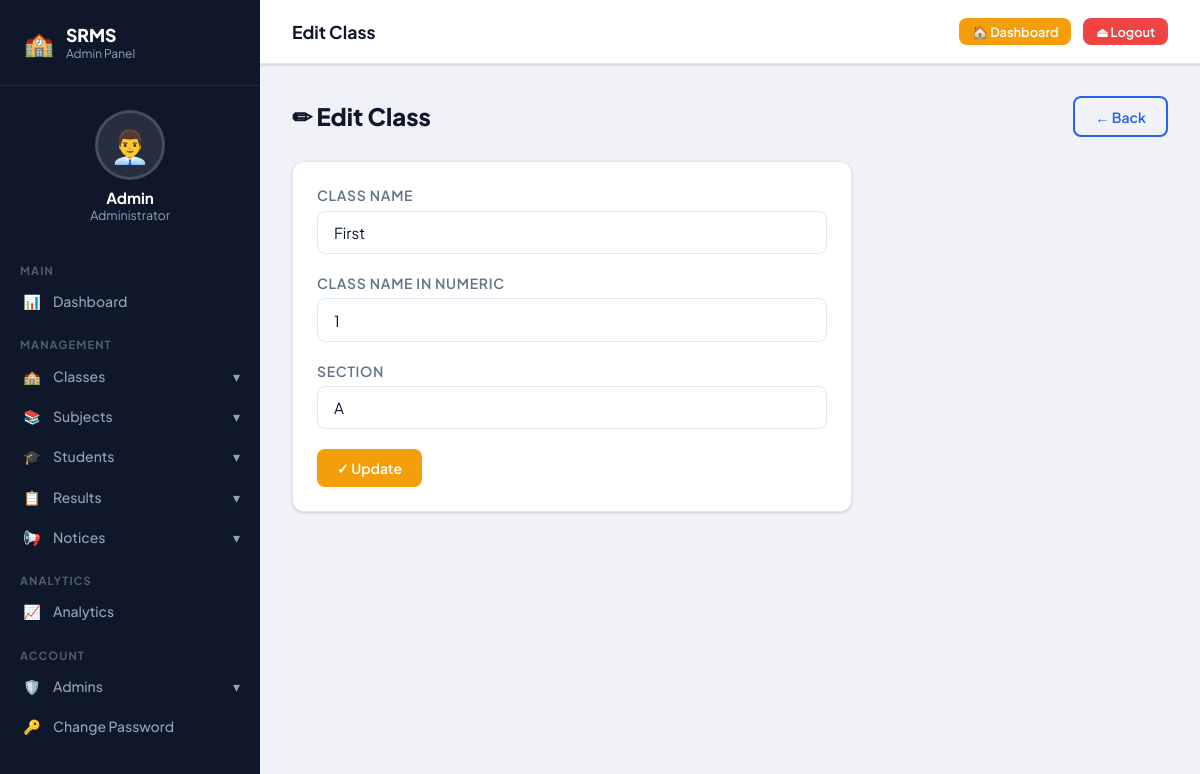
Screenshot of /admin/classes/edit/1 (signed in) with the database file from the repository.
### tables this page shows
CREATE TABLE classes (
            id INTEGER PRIMARY KEY AUTOINCREMENT,
            class_name TEXT NOT NULL,
            class_numeric INTEGER NOT NULL,
            section TEXT NOT NULL,
            created_at TEXT DEFAULT CURRENT_TIMESTAMP,
            updated_at TEXT DEFAULT CURRENT_TIMESTAMP
        );

### app.py (the view, shortened to what this page needs)
@app.route('/admin/classes/edit/<int:id>', methods=['GET', 'POST'])
@admin_required
def edit_class(id):
    conn = get_db()
    cls = conn.execute('SELECT * FROM classes WHERE id=?', (id,)).fetchone()
    conn.close()
    return render_template('edit_class.html', cls=cls)

### app.py (called while the page is built)
def get_db():
    conn = sqlite3.connect(DB)
    conn.row_factory = sqlite3.Row
    return conn

def admin_required(f):
    from functools import wraps
    @wraps(f)
    def decorated(*args, **kwargs):
        if not session.get('admin'):
            return redirect(url_for('admin_login'))
        return f(*args, **kwargs)
    return decorated

### templates/edit_class.html (shortened to what this page needs)
{% extends "admin_base.html" %}
{% block page_title %}Edit Class{% endblock %}
{% block content %}
<div class="page-header">
  <div class="page-title">✏ Edit Class</div>
  <a href="{{ url_for('manage_classes') }}" class="btn btn-outline">← Back</a>
</div>
<div class="card" style="max-width:560px;">
  <div class="card-body">
    <form method="POST">
      <div class="form-group">
        <label class="form-label">Class Name</label>
        <input type="text" name="class_name" class="form-control" value="{{ cls.class_name }}" required>
      </div>
      <div class="form-group">
        <label class="form-label">Class Name in Numeric</label>
        <input type="number" name="class_numeric" class="form-control" value="{{ cls.class_numeric }}" required>
      </div>
      <div class="form-group">
        <label class="form-label">Section</label>
        <input type="text" name="section" class="form-control" value="{{ cls.section }}" required>
      </div>
      <button type="submit" class="btn btn-warning">✓ Update</button>
    </form>
  </div>
</div>
{% endblock %}

### templates/base.html (style rules this page uses)
:root { --bg: #f0f2f7; --surface: #ffffff; --primary: #2563eb; --primary-dark: #1d4ed8; --secondary: #0ea5e9; --accent: #f59e0b; --danger: #ef4444; --success: #22c55e; --warning: #f59e0b; --info: #06b6d4; --text: #0f172a; --text-muted: #64748b; --border: #e2e8f0; --sidebar-bg: #0f172a; --sidebar-text: #94a3b8; --sidebar-active: #2563eb; --nav-bg: #1e293b; --radius: 12px; --shadow: 0 1px 3px rgba(0,0,0,.1), 0 1px 2px rgba(0,0,0,.06); --shadow-md: 0 4px 6px -1px rgba(0,0,0,.1), 0 2px 4px -1px rgba(0,0,0,.06); --shadow-lg: 0 10px 15px -3px rgba(0,0,0,.1), 0 4px 6px -2px rgba(0,0,0,.05); }
* { box-sizing:border-box;margin:0;padding:0; }
body { font-family:'Plus Jakarta Sans',sans-serif;background:var(--bg);color:var(--text);min-height:100vh; }
a { text-decoration:none;color:inherit; }
.card { background:var(--surface);border-radius:var(--radius);box-shadow:var(--shadow);border:1px solid var(--border); }
.card-body { padding:1.5rem; }
.btn { display:inline-flex;align-items:center;gap:.5rem;padding:.6rem 1.25rem;border-radius:8px;font-size:.875rem;font-weight:600;cursor:pointer;border:none;transition:all .2s;font-family:inherit; }
.btn-warning { background:var(--warning);color:#fff; }
.btn-outline { background:transparent;border:2px solid var(--primary);color:var(--primary); }
.form-group { margin-bottom:1.25rem; }
.form-label { display:block;font-size:.875rem;font-weight:600;color:var(--text-muted);margin-bottom:.4rem;text-transform:uppercase;letter-spacing:.05em; }
.form-control { width:100%;padding:.7rem 1rem;border:1.5px solid var(--border);border-radius:8px;font-size:.95rem;font-family:inherit;transition:border-color .2s,box-shadow .2s;background:#fff;color:var(--text); }
.page-header { display:flex;align-items:center;justify-content:space-between;margin-bottom:1.5rem; }
.page-title { font-size:1.5rem;font-weight:800;color:var(--text);display:flex;align-items:center;gap:.5rem; }

### rows the page displays
classes: class_name "First", class_numeric "1", section "A"
